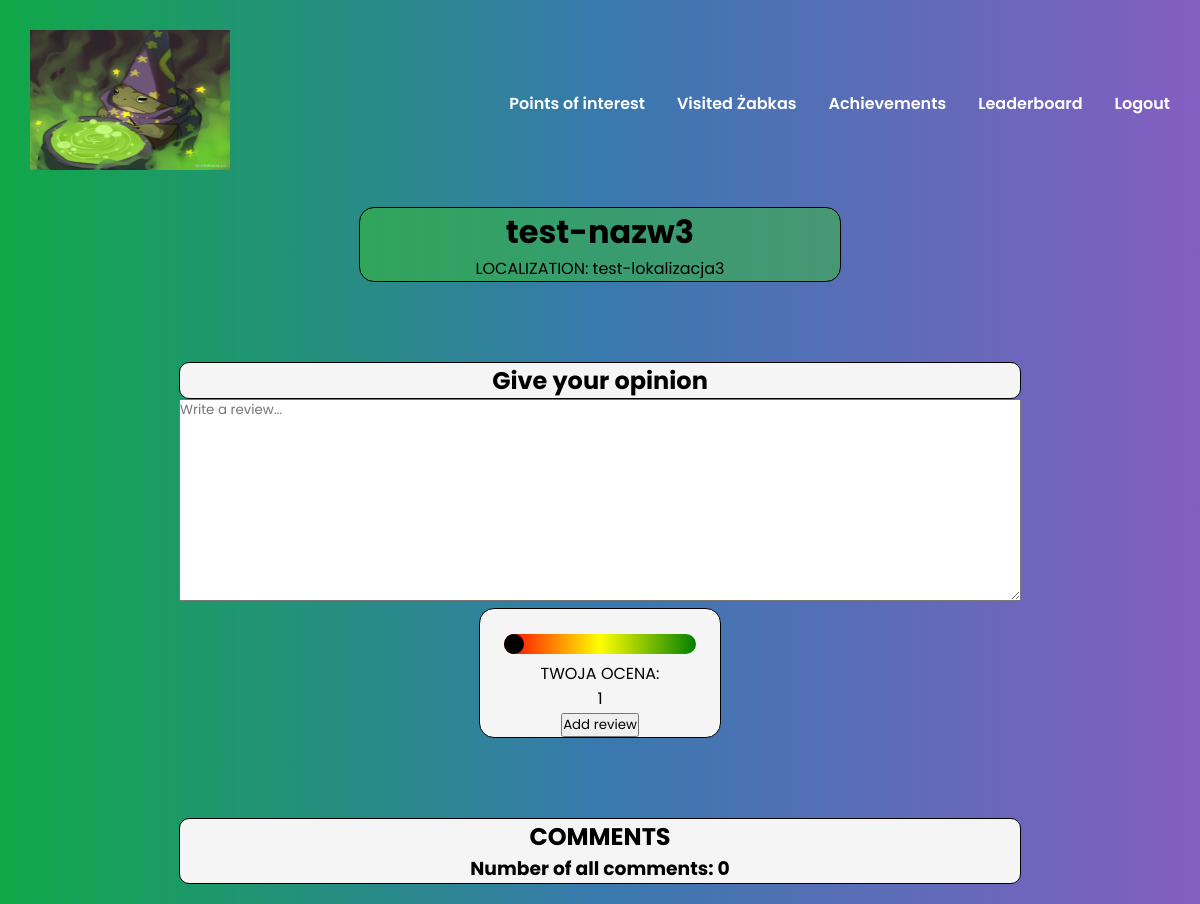
Before: /stores/4/ (signed in) with the older database file.
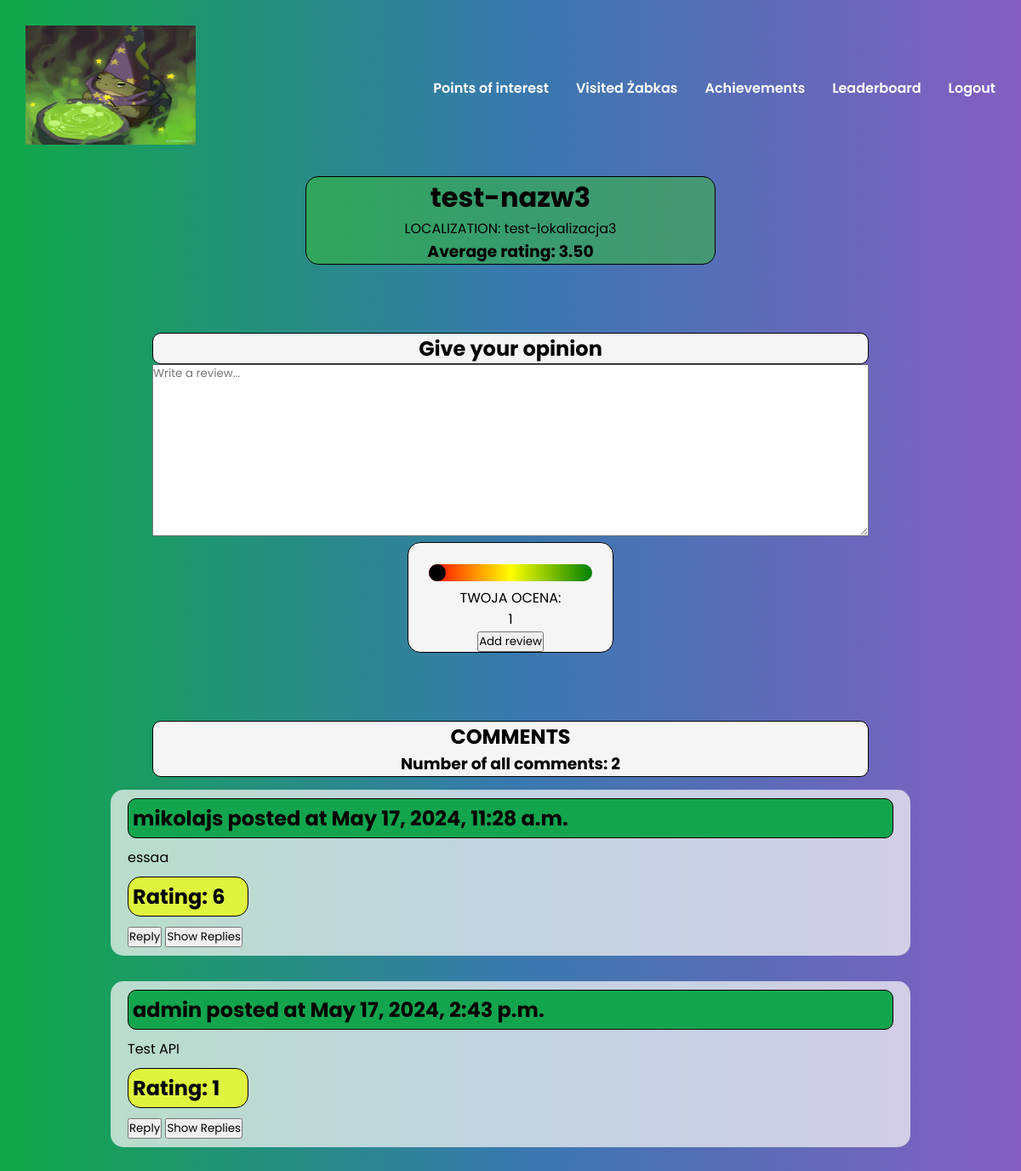
After: the same page with the newer database file.
### get_all_frogs/models.py (models this page shows, shortened)
class StoreComment(models.Model):
    store = models.ForeignKey('Zabka', on_delete=models.CASCADE, related_name='comments')
    parent = models.ForeignKey('self', on_delete=models.CASCADE, related_name='replies', null=True, blank=True)
    user = models.ForeignKey(User, on_delete=models.CASCADE)
    comment = models.TextField()
    Ocena = models.IntegerField(null=True, blank=True, validators=[MinValueValidator(1), MaxValueValidator(10)])
    created_at = models.DateTimeField(auto_now_add=True)

### forum/views.py (the view, shortened to what this page needs)
# urls.py: path('stores/<int:store_id>/', store_detail, name='store-detail'),
def store_detail(request, store_id):
    if request.user.is_authenticated:
        store = get_object_or_404(Zabka, id=store_id)
        comments = StoreComment.objects.filter(store=store, parent__isnull=True)
        total_comments = comments.count()
        average_rating = comments.aggregate(Avg('Ocena'))['Ocena__avg']
        existing_comment = StoreComment.objects.filter(store=store, user=request.user).exists()
        return render(request, 'store_detail.html', {'store': store, 'comments': comments, 'total_comments': total_comments, 'average_rating': average_rating})
    return render(request, 'pages/home.html')

### forum/templates/store_detail.html (shortened to what this page needs)
{% extends 'index.html' %}
{% block content %}
<!DOCTYPE html>
<html lang="en">
<head>
</head>
<body>
    <center>
        <div class="store">
            <h1>{{ store.name }}</h1>
            <p>LOCALIZATION: {{ store.localization }}</p>
            {% if average_rating %}
                <h3>Average rating: {{ average_rating|floatformat:"2" }}</h3>
            {% endif %}
        </div>
        <h2 class="section">Give your opinion</h2>
        <form method="post">
            <textarea name="comment" placeholder="Write a review..."></textarea><br/>
            <div class="butto-slider"><br/>
                <input class="slider" type="range" min="1" max="10" value="1" name="rating" oninput="rangeValue.innerText = this.value">
                <p>TWOJA OCENA: </p><p id="rangeValue">1</p>
                <button class="buton" type="submit">Add review</button>
            </div>
        </form>
        <div class="section">
            <h2 > COMMENTS </h2>
            <h3>Number of all comments: {{ total_comments }}</h3>
        </div>
        <ul class="com">
            {% for comment in comments %}
                <li>
                    <h2 class="posted">{{ comment.user.username }} posted at {{comment.created_at}}</h2>
                    <p>{{ comment.comment }}</p>
                    <h2 class="score">Rating:    {{comment.Ocena}}</h2>
                    <button onclick="toggleReplyForm('{{ comment.id }}')">Reply</button>
                    <button class="buton" onclick="toggleReplies('{{ comment.id }}')">Show Replies</button>
                </li>
            {% endfor %}
        </ul>
    </center>
</body>
</html>
{% endblock %}

Changed rows visible on the page:
added StoreComment: user.username "mikolajs", created_at "May 17, 2024, 11:28 a.m.", comment "essaa", Ocena "6"
added StoreComment: user.username "admin", created_at "May 17, 2024, 2:43 p.m.", comment "Test API", Ocena "1"
Other visible differences:
{{ average_rating|floatformat:"2" }}: (not shown) → "3.50"
{{ total_comments }}: "0" → "2"
text now shown: "Average rating:"
